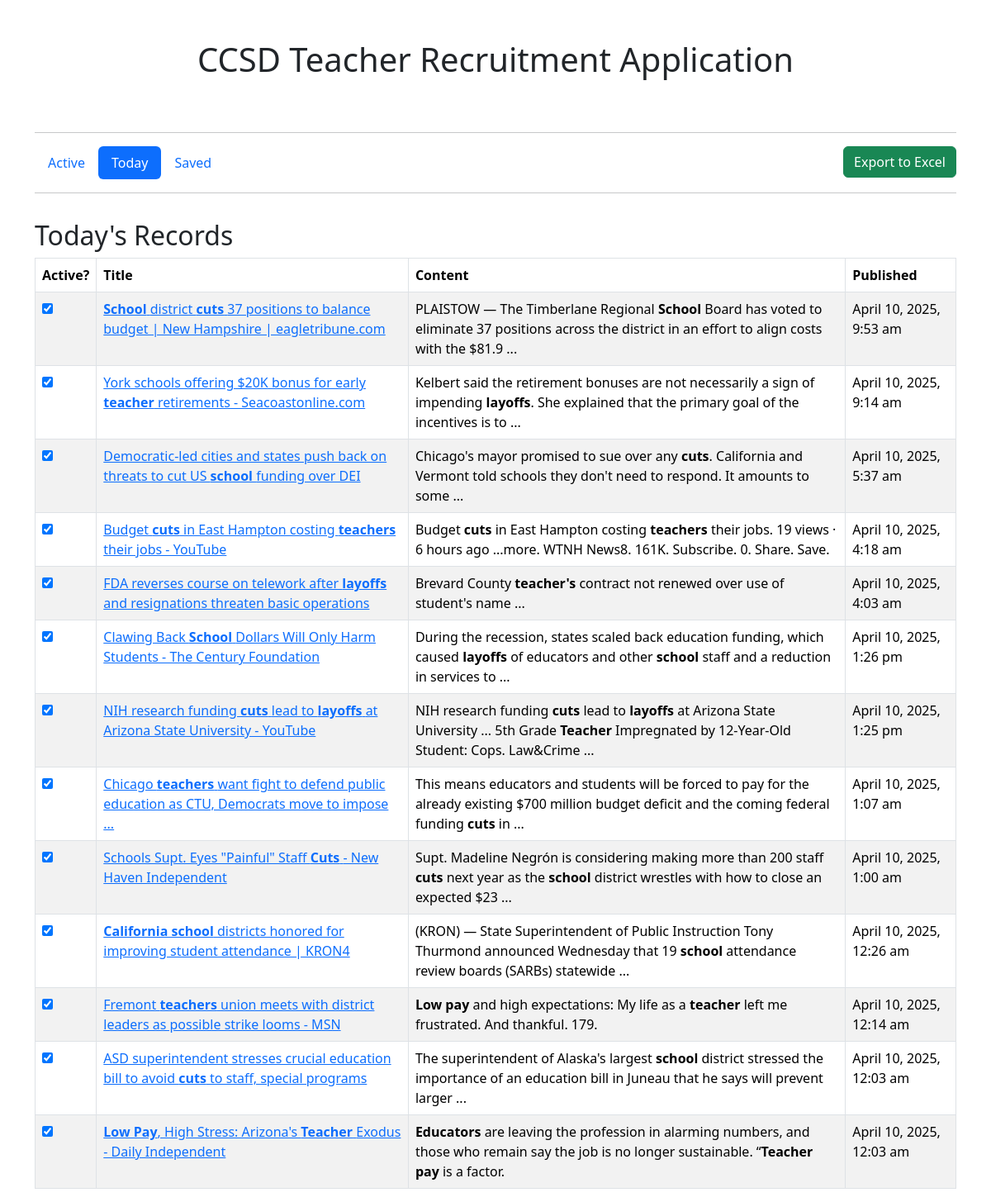
Screenshot of /today.php with the database file from the repository.
### tables this page shows
CREATE TABLE teacherRecruitment (
    id INTEGER PRIMARY KEY,
    title TEXT,
    content TEXT,
    published TEXT,
    link TEXT,
    active BOOLEAN DEFAULT 1,
    saved BOOLEAN DEFAULT 0,
    UNIQUE(title, content, link)
);

### today.php (the view, shortened to what this page needs)
<?php
include('includes/head.php');
include('includes/header.php');
$db = new SQLite3('teacherRecruitment.db');
$today = date("F j, Y");
?>
    <div class="container">
        <div class="row">
            <div class="col">
                <h2>Today's Records</h2>
                <table id="todayTable" class="table table-striped table-bordered">
                    <thead>
                    <tr>
                        <th>Active?</th>
                        <th>Title</th>
                        <th>Content</th>
                        <th>Published</th>
                    </tr>
                    </thead>
                    <tbody>
                    <?php
                    $stmt = $db->prepare("SELECT * FROM teacherRecruitment WHERE published LIKE :today AND active = 1 ORDER BY published DESC");
                    $stmt->bindValue(':today', '%' . $today . '%', SQLITE3_TEXT);
                    $results = $stmt->execute();
                    while ($row = $results->fetchArray(SQLITE3_ASSOC)) { ?>
                        <tr>
                            <td><input id="active" type='checkbox' name='active' data-id='<?php echo $row['id']; ?>' <?php echo $row['active'] ? 'checked' : ''; ?>/></td>
                            <td><a href='<?php echo $row['link']; ?>'><?php echo $row['title']; ?></a></td>
                            <td><?php echo $row['content']; ?></td>
                            <td><?php echo $row['published'] ?></td>
                        </tr>
                        <?php
                    }
                    ?>
                    </tbody>
                </table>
            </div>
        </div>
    </div>
<?php include('includes/footer.php'); ?>

### includes/head.php (shortened to what this page needs)
<!doctype html>
<html lang="en">
<head>
    <link rel="stylesheet" href="https://cdn.jsdelivr.net/npm/bootstrap@5.3.3/dist/css/bootstrap.min.css"
>
    <link rel="stylesheet" href="https://cdn.datatables.net/2.2.2/css/dataTables.dataTables.css"/>
</head>
<body>

### includes/header.php (shortened to what this page needs)
<div class="container pt-5 pb-3">
    <div class="row">
        <div class="col">
            <h1 class="text-center pb-5">CCSD Teacher Recruitment Application</h1>
            <hr/>
            <?php
            $currentUri = $_SERVER['REQUEST_URI'];
            if ($currentUri == '/teacher-recruitment/saved.php') {
                ?><ul class="nav nav-pills">
                    <li class="nav-item">
                        <a class="nav-link" aria-current="page" href="/teacher-recruitment/">Active</a>
                    </li>
                    <li class="nav-item">
                        <a class="nav-link" href="/teacher-recruitment/today.php">Today</a>
                    </li>
                    <li class="nav-item">
                        <a class="nav-link active" href="/teacher-recruitment/saved.php">Saved</a>
                    </li>
                </ul>
                <a href="exportToExcel.php" class="btn btn-success float-end" style="margin-top: -40px">Export to Excel</a>
            <?php } elseif ($currentUri == '/teacher-recruitment/today.php') { ?>
                <ul class="nav nav-pills">
                    <li class="nav-item">
                        <a class="nav-link" aria-current="page" href="/teacher-recruitment/">Active</a>
                    </li>
                    <li class="nav-item">
                        <a class="nav-link active" href="/teacher-recruitment/today.php">Today</a>
                    </li>
                    <li class="nav-item">
                        <a class="nav-link" href="/teacher-recruitment/saved.php">Saved</a>
                    </li>
                </ul>
                <a href="exportToExcel.php" class="btn btn-success float-end" style="margin-top: -40px">Export to Excel</a>
            <?php } ?>
            <hr/>
        </div>
    </div>
</div>

### includes/footer.php (shortened to what this page needs)
</body>
</html>

### rows the page displays
teacherrecruitment: active "☑", title "School district cuts 37 positions to balance budget | New Hampshire | eagletribune.com", content "PLAISTOW — The Timberlane Regional School Board has voted to eliminate 37 positions across the district in an effort to align costs with the $81.9 ...", published "April 10, 2025, 9:53 am"
teacherrecruitment: active "☑", title "York schools offering $20K bonus for early teacher retirements - Seacoastonline.com", content "Kelbert said the retirement bonuses are not necessarily a sign of impending layoffs . She explained that the primary goal of the incentives is to ...", published "April 10, 2025, 9:14 am"
teacherrecruitment: active "☑", title "Democratic-led cities and states push back on threats to cut US school funding over DEI", content "Chicago's mayor promised to sue over any cuts . California and Vermont told schools they don't need to respond. It amounts to some ...", published "April 10, 2025, 5:37 am"
teacherrecruitment: active "☑", title "Budget cuts in East Hampton costing teachers their jobs - YouTube", content "Budget cuts in East Hampton costing teachers their jobs. 19 views · 6 hours ago ...more. WTNH News8. 161K. Subscribe. 0. Share. Save.", published "April 10, 2025, 4:18 am"
teacherrecruitment: active "☑", title "FDA reverses course on telework after layoffs and resignations threaten basic operations", content "Brevard County teacher's contract not renewed over use of student's name ...", published "April 10, 2025, 4:03 am"
teacherrecruitment: active "☑", title "Clawing Back School Dollars Will Only Harm Students - The Century Foundation", content "During the recession, states scaled back education funding, which caused layoffs of educators and other school staff and a reduction in services to ...", published "April 10, 2025, 1:26 pm"
teacherrecruitment: active "☑", title "NIH research funding cuts lead to layoffs at Arizona State University - YouTube", content "NIH research funding cuts lead to layoffs at Arizona State University ... 5th Grade Teacher Impregnated by 12-Year-Old Student: Cops. Law&Crime ...", published "April 10, 2025, 1:25 pm"
teacherrecruitment: active "☑", title "Chicago teachers want fight to defend public education as CTU, Democrats move to impose ...", content "This means educators and students will be forced to pay for the already existing $700 million budget deficit and the coming federal funding cuts in ...", published "April 10, 2025, 1:07 am"
teacherrecruitment: active "☑", title "Schools Supt. Eyes \"Painful\" Staff Cuts - New Haven Independent", content "Supt. Madeline Negrón is considering making more than 200 staff cuts next year as the school district wrestles with how to close an expected $23 ...", published "April 10, 2025, 1:00 am"
teacherrecruitment: active "☑", title "California school districts honored for improving student attendance | KRON4", content "(KRON) — State Superintendent of Public Instruction Tony Thurmond announced Wednesday that 19 school attendance review boards (SARBs) statewide ...", published "April 10, 2025, 12:26 am"
teacherrecruitment: active "☑", title "Fremont teachers union meets with district leaders as possible strike looms - MSN", content "Low pay and high expectations: My life as a teacher left me frustrated. And thankful. 179.", published "April 10, 2025, 12:14 am"
teacherrecruitment: active "☑", title "ASD superintendent stresses crucial education bill to avoid cuts to staff, special programs", content "The superintendent of Alaska's largest school district stressed the importance of an education bill in Juneau that he says will prevent larger ...", published "April 10, 2025, 12:03 am"
teacherrecruitment: active "☑", title "Low Pay , High Stress: Arizona's Teacher Exodus - Daily Independent", content "Educators are leaving the profession in alarming numbers, and those who remain say the job is no longer sustainable. “ Teacher pay is a factor.", published "April 10, 2025, 12:03 am"
